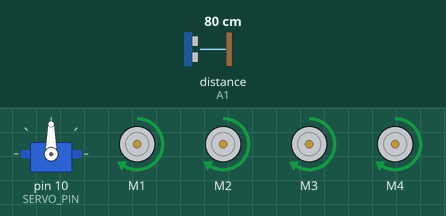
Simulated run of this sketch. Board: Arduino Uno, built with avr-gcc and run on an emulated ATmega328P. Parts: servo, 4 × DC motor (green arrow = forward, orange = backward, longer = faster). Wiring (inferred from the names in the program): ultrasonic range finder: trigger A0; echo A1. The inputs (shaded band) are chosen by the test bench; at power-on: distance to the obstacle (sensor on A1) 80 cm. The echo pulse lasts 58.3 µs per cm.

Above: at 2.2 s.
2.3 s: distance to the obstacle (sensor on A1) set to 29 cm
3.8 s: distance to the obstacle (sensor on A1) set to 24 cm
At 4.7 s:
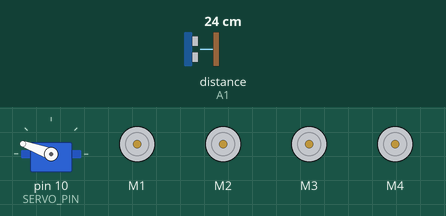
At 5.2 s:
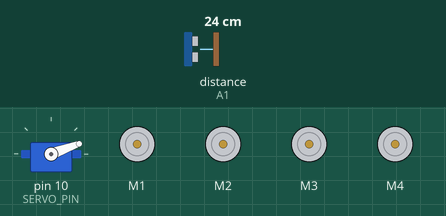
6.8 s: distance to the obstacle (sensor on A1) set to 2 cm
9.8 s: distance to the obstacle (sensor on A1) set to 4 cm
12.8 s: distance to the obstacle (sensor on A1) set to 35 cm
At 13.4 s:
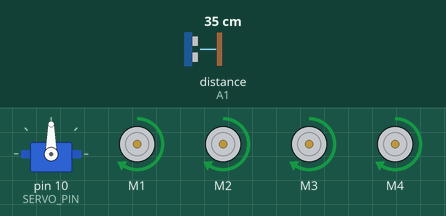
Timing chart, 0 to 15.5 s (numbered marks = the images above; inputs shaded):
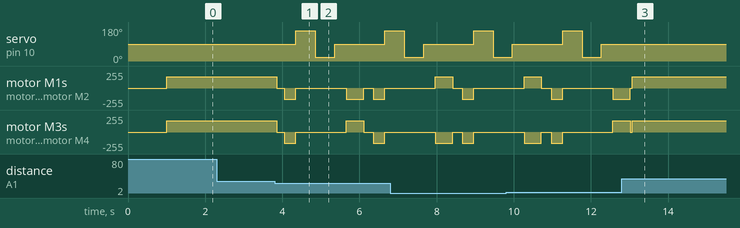

Measured:
- the behaviour switches between 27 and 26 cm on distance to the obstacle (sensor on A1) (found by bisection; images 0 and 1)
- after the input at 2.3 s, every drawn part: stays the same
- after the input at 3.8 s, servo on pin 10 (SERVO_PIN): 90° → 160° after 0.55 s, → 20° 0.50 s later, → 90° 0.50 s later, → 160° 1.3 s later; motor M1: goes stopped 0.20 s, backward 170/255 0.30 s, stopped 1.3 s, backward 170/255 0.45 s, stopped 0.25 s, backward 170/255 0.30 s, then stopped, starting after 0.05 s
- after the input at 12.8 s, servo on pin 10 (SERVO_PIN): stays 90° (without the input it goes to 160° after 0.77 s)

The sketch:

obstacle_bot.ino
```cpp
/*
  Smart Path Finding Obstacle Detection Bot
  Board  : Arduino Uno + L293D Motor Driver Shield (AFMotor library)
  Sensor : HC-SR04 ultrasonic sensor mounted on a servo

  Behaviour:
  - Drives forward while the path is clear.
  - If an obstacle is closer than STOP_DISTANCE, it stops, reverses a little,
    scans left and right with the servo, and turns toward the clearer side.
*/

#include <AFMotor.h>
#include <Servo.h>

// ---------- Motors (shield ports M1-M4) ----------
AF_DCMotor motor1(1);
AF_DCMotor motor2(2);
AF_DCMotor motor3(3);
AF_DCMotor motor4(4);

// ---------- Ultrasonic sensor pins (change to match your wiring) ----------
const int TRIG_PIN = A0;
const int ECHO_PIN = A1;

// ---------- Servo ----------
Servo scanServo;
const int SERVO_PIN = 10;      // SERVO_1 header on the shield

// ---------- Settings ----------
const int SPEED = 170;         // 0-255
const int STOP_DISTANCE = 25;  // cm
const int TURN_TIME = 450;     // ms, tune for a ~90 degree turn

void setup() {
  pinMode(TRIG_PIN, OUTPUT);
  pinMode(ECHO_PIN, INPUT);
  scanServo.attach(SERVO_PIN);
  scanServo.write(90);         // look straight ahead
  setSpeed(SPEED);
  delay(1000);
}

void loop() {
  int distance = readDistance();

  if (distance == 0 || distance > STOP_DISTANCE) {
    forward();
  } else {
    stopMotors();
    delay(200);
    backward();
    delay(300);
    stopMotors();

    // Scan both sides and pick the clearer path
    scanServo.write(160);
    delay(500);
    int left = readDistance();
    scanServo.write(20);
    delay(500);
    int right = readDistance();
    scanServo.write(90);
    delay(300);

    if (left >= right) turnLeft();
    else turnRight();
    delay(TURN_TIME);
    stopMotors();
  }
  delay(50);
}

// Returns distance in cm (0 = no echo received)
int readDistance() {
  digitalWrite(TRIG_PIN, LOW);
  delayMicroseconds(2);
  digitalWrite(TRIG_PIN, HIGH);
  delayMicroseconds(10);
  digitalWrite(TRIG_PIN, LOW);
  long duration = pulseIn(ECHO_PIN, HIGH, 30000);
  return duration * 0.034 / 2;
}

void setSpeed(int s) {
  motor1.setSpeed(s); motor2.setSpeed(s);
  motor3.setSpeed(s); motor4.setSpeed(s);
}

void forward()    { motor1.run(FORWARD);  motor2.run(FORWARD);  motor3.run(FORWARD);  motor4.run(FORWARD); }
void backward()   { motor1.run(BACKWARD); motor2.run(BACKWARD); motor3.run(BACKWARD); motor4.run(BACKWARD); }
void turnLeft()   { motor1.run(BACKWARD); motor2.run(BACKWARD); motor3.run(FORWARD);  motor4.run(FORWARD); }
void turnRight()  { motor1.run(FORWARD);  motor2.run(FORWARD);  motor3.run(BACKWARD); motor4.run(BACKWARD); }
void stopMotors() { motor1.run(RELEASE);  motor2.run(RELEASE);  motor3.run(RELEASE);  motor4.run(RELEASE); }
```
